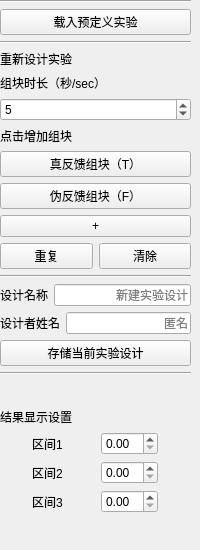
        <widget class="QWidget" name="tab_2">
         <attribute name="title">
          <string>实验设计</string>
         </attribute>
         <widget class="QWidget" name="verticalLayoutWidget_3">
          <property name="geometry">
           <rect>
            <x>0</x>
            <y>0</y>
            <width>191</width>
            <height>541</height>
           </rect>
          </property>
          <layout class="QVBoxLayout" name="verticalLayout_3">
           <item>
            <widget class="Line" name="line_14">
             <property name="orientation">
              <enum>Qt::Horizontal</enum>
             </property>
            </widget>
           </item>
           <item>
            <widget class="QPushButton" name="zcc_pushButton_loadPreDesign">
             <property name="text">
              <string>载入预定义实验</string>
             </property>
            </widget>
           </item>
           <item>
            <widget class="Line" name="line_13">
             <property name="orientation">
              <enum>Qt::Horizontal</enum>
             </property>
            </widget>
           </item>
           <item>
            <widget class="QLabel" name="label_32">
             <property name="text">
              <string>重新设计实验</string>
             </property>
            </widget>
           </item>
           <item>
            <widget class="QLabel" name="label_33">
             <property name="text">
              <string>组块时长（秒/sec）</string>
             </property>
            </widget>
           </item>
           <item>
            <widget class="QSpinBox" name="zcc_spinBox_blockLength">
             <property name="maximum">
              <number>3600</number>
             </property>
             <property name="value">
              <number>5</number>
             </property>
            </widget>
           </item>
           <item>
            <widget class="QLabel" name="label_37">
             <property name="text">
              <string>点击增加组块</string>
             </property>
            </widget>
           </item>
           <item>
            <widget class="QPushButton" name="zcc_pushButton_appendRealBlock">
             <property name="text">
              <string>真反馈组块（T）</string>
             </property>
            </widget>
           </item>
           <item>
            <widget class="QPushButton" name="zcc_pushButton_appendFakeBlock">
             <property name="text">
              <string>伪反馈组块（F）</string>
             </property>
            </widget>
           </item>
           <item>
            <widget class="QPushButton" name="zcc_pushButton_appendHideBlock">
             <property name="text">
              <string>+</string>
             </property>
            </widget>
           </item>
           <item>
            <layout class="QHBoxLayout" name="horizontalLayout_19">
             <item>
              <widget class="QPushButton" name="zcc_pushButton_repeatBlocks">
               <property name="text">
                <string>重复</string>
               </property>
              </widget>
             </item>
             <item>
              <widget class="QPushButton" name="zcc_pushButton_clearBlocks">
               <property name="text">
                <string>清除</string>
               </property>
              </widget>
             </item>
            </layout>
           </item>
           <item>
            <widget class="Line" name="line_15">
             <property name="orientation">
              <enum>Qt::Horizontal</enum>
             </property>
            </widget>
           </item>
           <item>
            <layout class="QHBoxLayout" name="horizontalLayout_3">
             <item>
              <widget class="QLabel" name="label_15">
               <property name="text">
                <string>设计名称</string>
               </property>
              </widget>
             </item>
             <item>
              <widget class="QLineEdit" name="zcc_lineEdit_designName">
               <property name="sizePolicy">
                <sizepolicy hsizetype="Expanding" vsizetype="Fixed">
                 <horstretch>0</horstretch>
                 <verstretch>0</verstretch>
                </sizepolicy>
               </property>
               <property name="text">
                <string/>
               </property>
               <property name="alignment">
                <set>Qt::AlignRight|Qt::AlignTrailing|Qt::AlignVCenter</set>
               </property>
               <property name="placeholderText">
                <string>新建实验设计</string>
               </property>
              </widget>
             </item>
            </layout>
           </item>
           <item>
            <layout class="QHBoxLayout" name="horizontalLayout_9">
             <item>
              <widget class="QLabel" name="label_20">
               <property name="text">
                <string>设计者姓名</string>
               </property>
              </widget>
             </item>
             <item>
              <widget class="QLineEdit" name="zcc_lineEdit_designMaker">
               <property name="text">
                <string/>
               </property>
               <property name="alignment">
                <set>Qt::AlignRight|Qt::AlignTrailing|Qt::AlignVCenter</set>
               </property>
               <property name="placeholderText">
                <string>匿名</string>
               </property>
              </widget>
             </item>
            </layout>
           </item>
           <item>
            <widget class="QPushButton" name="zcc_pushButton_saveCurrentDesign">
             <property name="text">
              <string>存储当前实验设计</string>
             </property>
            </widget>
           </item>
           <item>
            <widget class="Line" name="line_18">
             <property name="orientation">
              <enum>Qt::Horizontal</enum>
             </property>
            </widget>
           </item>
           <item>
            <spacer name="verticalSpacer_3">
             <property name="orientation">
              <enum>Qt::Vertical</enum>
             </property>
             <property name="sizeHint" stdset="0">
              <size>
               <width>20</width>
               <height>40</height>
              </size>
             </property>
            </spacer>
           </item>
           <item>
            <widget class="QLabel" name="label_14">
             <property name="sizePolicy">
              <sizepolicy hsizetype="Fixed" vsizetype="Preferred">
               <horstretch>0</horstretch>
               <verstretch>0</verstretch>
              </sizepolicy>
             </property>
             <property name="text">
              <string>结果显示设置</string>
             </property>
            </widget>
           </item>
           <item>
            <layout class="QHBoxLayout" name="horizontalLayout_11">
             <item>
              <widget class="QLabel" name="label_21">
               <property name="sizePolicy">
                <sizepolicy hsizetype="Fixed" vsizetype="Preferred">
                 <horstretch>0</horstretch>
                 <verstretch>0</verstretch>
                </sizepolicy>
               </property>
               <property name="text">
                <string>区间1</string>
               </property>
              </widget>
             </item>
             <item>
              <widget class="QDoubleSpinBox" name="zcc_doubleSpinBox_metricThreshold1">
               <property name="sizePolicy">
                <sizepolicy hsizetype="Fixed" vsizetype="Fixed">
                 <horstretch>0</horstretch>
                 <verstretch>0</verstretch>
                </sizepolicy>
               </property>
              </widget>
             </item>
            </layout>
           </item>
           <item>
            <layout class="QHBoxLayout" name="horizontalLayout_10">
             <item>
              <widget class="QLabel" name="label_19">
               <property name="sizePolicy">
                <sizepolicy hsizetype="Fixed" vsizetype="Preferred">
                 <horstretch>0</horstretch>
                 <verstretch>0</verstretch>
                </sizepolicy>
               </property>
               <property name="text">
                <string>区间2</string>
               </property>
              </widget>
             </item>
             <item>
              <widget class="QDoubleSpinBox" name="zcc_doubleSpinBox_metricThreshold2">
               <property name="sizePolicy">
                <sizepolicy hsizetype="Fixed" vsizetype="Fixed">
                 <horstretch>0</horstretch>
                 <verstretch>0</verstretch>
                </sizepolicy>
               </property>
              </widget>
             </item>
            </layout>
           </item>
           <item>
            <layout class="QHBoxLayout" name="horizontalLayout_8">
             <item>
              <widget class="QLabel" name="label_16">
               <property name="sizePolicy">
                <sizepolicy hsizetype="Fixed" vsizetype="Preferred">
                 <horstretch>0</horstretch>
                 <verstretch>0</verstretch>
                </sizepolicy>
               </property>
               <property name="text">
                <string>区间3</string>
               </property>
              </widget>
             </item>
             <item>
              <widget class="QDoubleSpinBox" name="zcc_doubleSpinBox_metricThreshold3">
               <property name="sizePolicy">
                <sizepolicy hsizetype="Fixed" vsizetype="Fixed">
                 <horstretch>0</horstretch>
                 <verstretch>0</verstretch>
                </sizepolicy>
               </property>
              </widget>
             </item>
            </layout>
           </item>
           <item>
            <spacer name="verticalSpacer_5">
             <property name="orientation">
              <enum>Qt::Vertical</enum>
             </property>
             <property name="sizeHint" stdset="0">
              <size>
               <width>20</width>
               <height>40</height>
              </size>
             </property>
            </spacer>
           </item>
          </layout>
         </widget>
        </widget>
